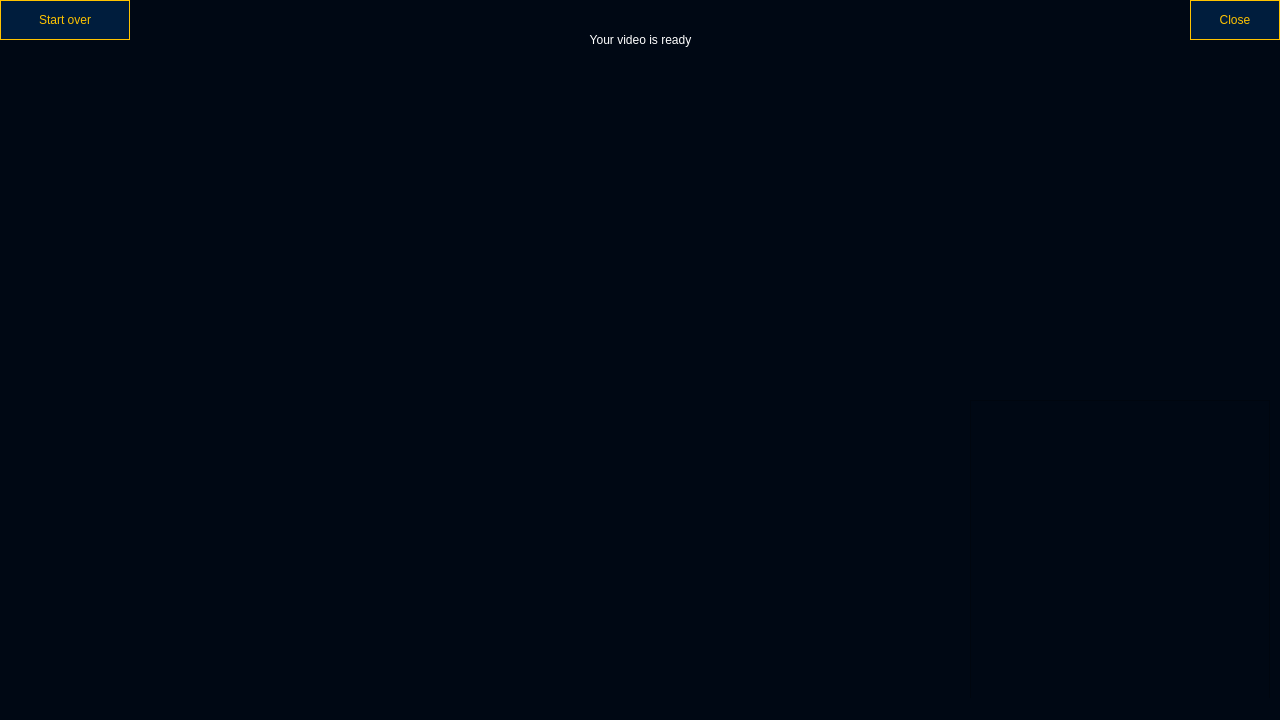
<?xml version="1.0" encoding="UTF-8"?>
<ui version="4.0">
 <class>MainWindow</class>
 <widget class="QMainWindow" name="MainWindow">
  <property name="geometry">
   <rect>
    <x>0</x>
    <y>0</y>
    <width>1280</width>
    <height>720</height>
   </rect>
  </property>
  <property name="windowTitle">
   <string>MainWindow</string>
  </property>
  <property name="styleSheet">
   <string notr="true">background-color: rgb(0, 8, 20);</string>
  </property>
  <widget class="QWidget" name="centralwidget">
   <widget class="QLabel" name="lStatus">
    <property name="geometry">
     <rect>
      <x>415</x>
      <y>20</y>
      <width>451</width>
      <height>40</height>
     </rect>
    </property>
    <property name="styleSheet">
     <string notr="true">color: rgb(255, 255, 255);
font: 24pt &quot;MS Shell Dlg 2&quot;;</string>
    </property>
    <property name="text">
     <string>Your video is ready</string>
    </property>
    <property name="alignment">
     <set>Qt::AlignCenter</set>
    </property>
   </widget>
   <widget class="QLabel" name="lAnim">
    <property name="geometry">
     <rect>
      <x>300</x>
      <y>100</y>
      <width>640</width>
      <height>480</height>
     </rect>
    </property>
    <property name="text">
     <string/>
    </property>
   </widget>
   <widget class="QPushButton" name="btnRestart">
    <property name="geometry">
     <rect>
      <x>0</x>
      <y>0</y>
      <width>130</width>
      <height>40</height>
     </rect>
    </property>
    <property name="styleSheet">
     <string notr="true">background-color: rgb(0, 29, 61);
border: 1px solid rgb(255, 195, 0);
color: rgb(255, 195, 0);
font: 20pt &quot;MS Shell Dlg 2&quot;;</string>
    </property>
    <property name="text">
     <string>Start over</string>
    </property>
   </widget>
   <widget class="QScrollArea" name="scrollArea">
    <property name="geometry">
     <rect>
      <x>970</x>
      <y>400</y>
      <width>300</width>
      <height>300</height>
     </rect>
    </property>
    <property name="widgetResizable">
     <bool>true</bool>
    </property>
    <widget class="QWidget" name="scrollAreaWidgetContents">
     <property name="geometry">
      <rect>
       <x>0</x>
       <y>0</y>
       <width>298</width>
       <height>298</height>
      </rect>
     </property>
    </widget>
   </widget>
   <widget class="QPushButton" name="btnClose">
    <property name="geometry">
     <rect>
      <x>1190</x>
      <y>0</y>
      <width>90</width>
      <height>40</height>
     </rect>
    </property>
    <property name="styleSheet">
     <string notr="true">background-color: rgb(0, 29, 61);
border: 1px solid rgb(255, 195, 0);
color: rgb(255, 195, 0);
font: 20pt &quot;MS Shell Dlg 2&quot;;</string>
    </property>
    <property name="text">
     <string>Close</string>
    </property>
   </widget>
  </widget>
  <widget class="QMenuBar" name="menubar">
   <property name="geometry">
    <rect>
     <x>0</x>
     <y>0</y>
     <width>1280</width>
     <height>21</height>
    </rect>
   </property>
  </widget>
  <widget class="QStatusBar" name="statusbar"/>
 </widget>
 <resources/>
 <connections/>
</ui>
